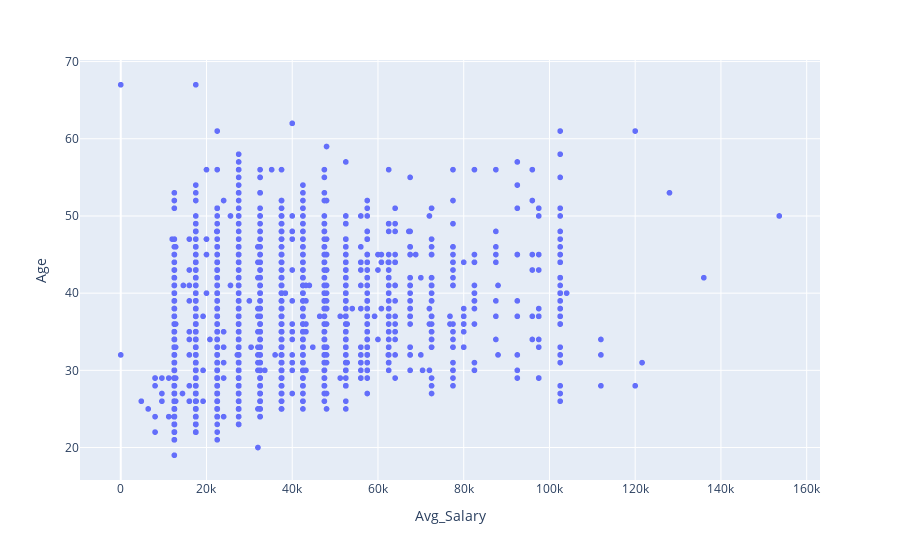

Notebook code for this chart:
### Markdown cell above
## Avg_Salary VS Age

### Code cell
fig=px.scatter(df,
                 x="Avg_Salary", 
                 y="Age"
                )

fig.show()

### Figure 1 — Plotly figure (JSON) as saved in the notebook; plotly's stock layout.template omitted (floating-point values rounded to 4 significant figures; data arrays with more than 128 entries replaced by an {"elided": "..."} marker saying what was removed)
{"data": [{"hovertemplate": "Avg_Salary=%{x}<br>Age=%{y}<extra></extra>", "legendgroup": "", "marker": {"color": "#636efa", "symbol": "circle"}, "mode": "markers", "name": "", "showlegend": false, "type": "scattergl", "x": {"elided": "3365 int values"}, "xaxis": "x", "y": {"elided": "3365 int values"}, "yaxis": "y"}], "layout": {"legend": {"tracegroupgap": 0}, "margin": {"t": 60}, "xaxis": {"anchor": "y", "domain": [0, 1], "title": {"text": "Avg_Salary"}}, "yaxis": {"anchor": "x", "domain": [0, 1], "title": {"text": "Age"}}}}
